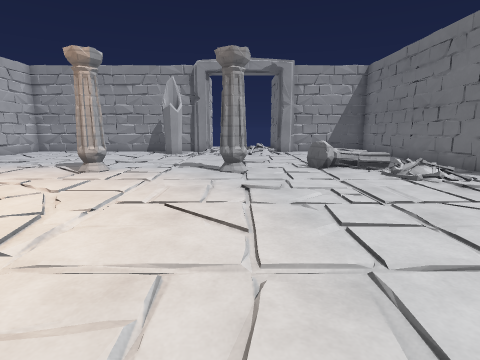
[1] (above)

17 first-person views from a walk through a level from a Godot 3-D game. The camera is 1.3 m above the floor, tilts 10° down and sees 80° across. Doors that lead somewhere are drawn open, without their leaves. The floor is counted in squares, 1 m on a side. Each view is taken from the middle of a square. On the plan, view 1 faces up. The plan holds only what a view shows up to about 13 squares ahead; the rest is blank. Surface patterns are stand-ins for the level's own textures.

[2]
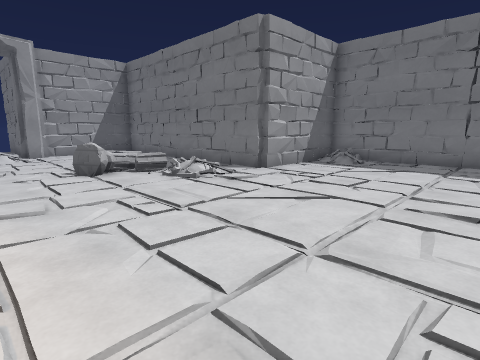

[3]
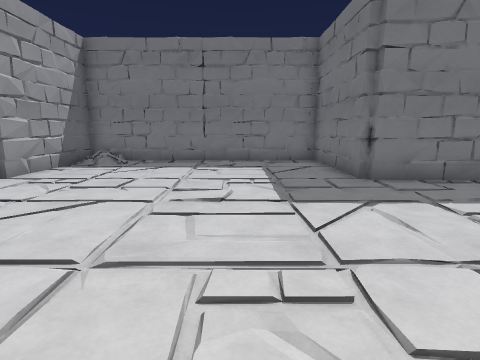

[4]
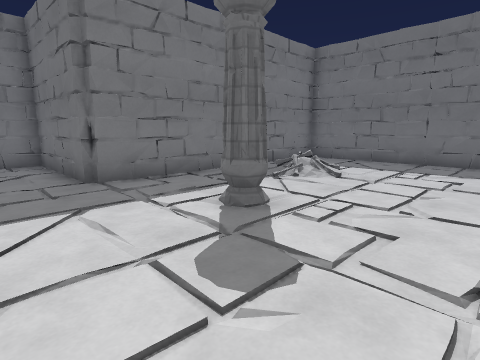

[5]
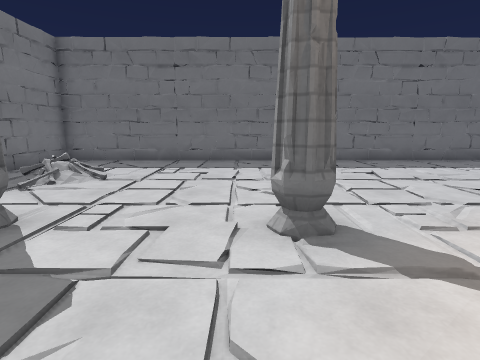

[6]
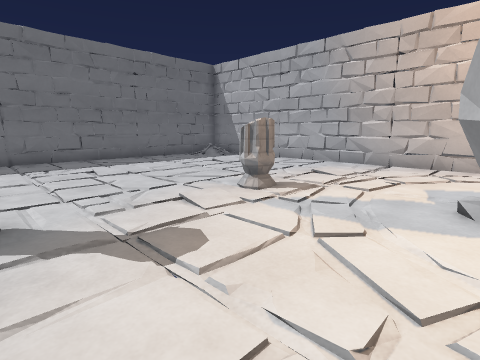

[7]
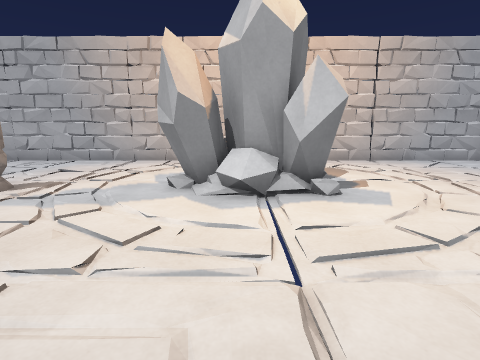

[8]
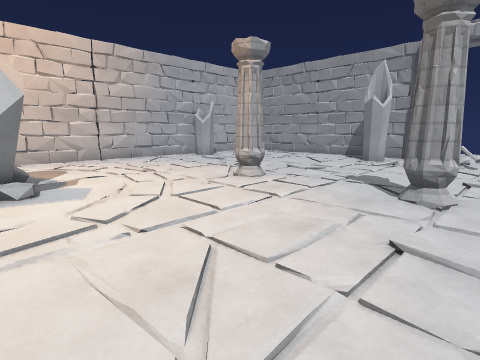

[9]
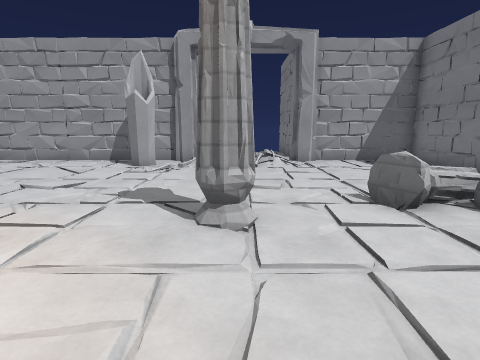

[10]
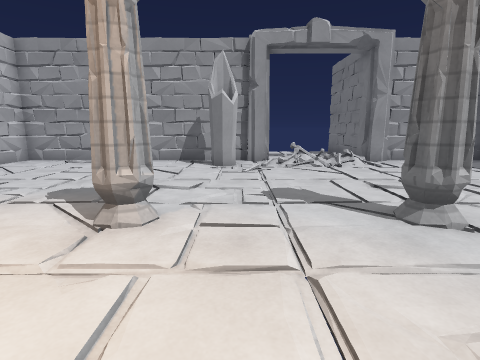

[11]
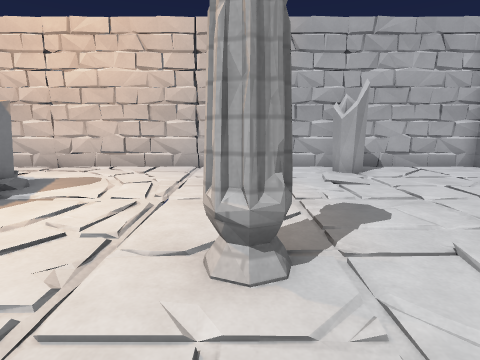

[12]
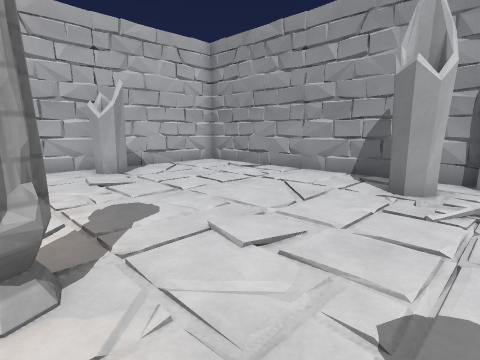

[13]
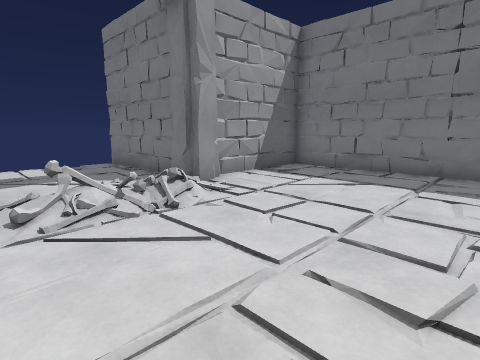

[14]
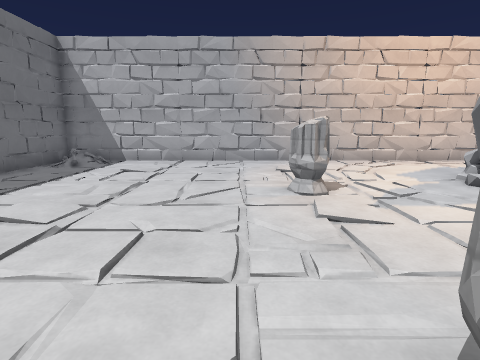

[15]
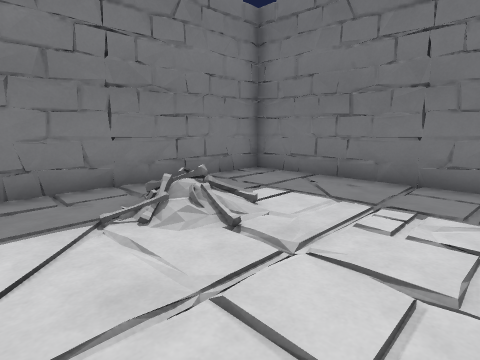

[16]
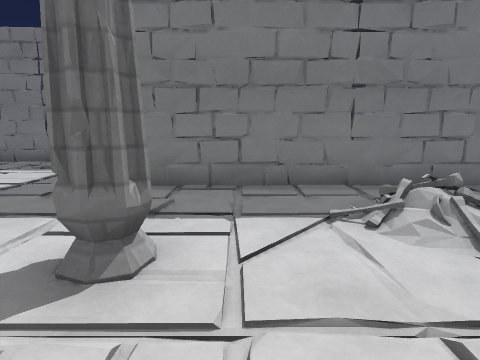

[17]
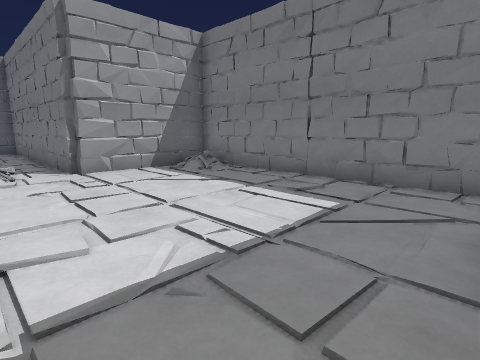

### Floor plan
Points are (right, up) in squares from view 1. A wall is a line through its corners. A room is listed if a view was taken in it or the views show most of it. See-through windows are left out.
Room 1 (views 1, 2, 3, 4, 5, 6, 7, 8, 9, 10, 11, 12, 13, 14, 15, 16, 17)
walls: (7.4, -2.2) (12.3, -2.2) (12.3, 7.3); (7.9, 7.4) (7.4, 7.5) (7.3, 17.5) (3, 17.1); (7.9, -2.1) (9.1, -2.2); (7.4, -4.1) (7.4, -3.5); (8.7, -2.2) (9.2, -2.2); (-12, 3.9) (-12.3, 1); (7.5, -4.3) (7.3, -2.5); (9.4, 7.3) (8.7, 7.3); (-12.3, 3.1) (-12.2, 2.3); (-12.2, 4.9) (-12.1, 4); (9.5, 7.4) (7.9, 7.2); (7.3, 10.9) (7.4, 12.9); (-12, -0.7) (-12.3, -4.5); (7.5, 11) (7.3, 12.5); (-12.3, 8) (-12.1, 5.9); (10.6, 7.3) (10.2, 7.4); (-12, 8.7) (-12.3, 5.9); (10.3, -2.3) (11.1, -2.2); (7.4, -6.3) (7.3, -4.8); (-3.1, 15.8) (-3.3, 15.3) (-3.6, 15.2) (-3.9, 15.4) (-4.1, 15.7); (-10.6, 12) (-11, 11.8); (12.2, 0.9) (12.4, 3.1); (-10.5, 12.5) (-10.8, 12); (12.3, 5.9) (12.3, 6.5); (12.4, 5.6) (12.2, 7.3) (7.4, 7.3); (12.5, 0.5) (12.2, 4.1); (12.3, -0.5) (12.4, 0); (-12.2, -5.1) (-12.1, -6); (-1.8, 16.9) (-2.7, 16.9); (12.3, -1.4) (12.2, 0.1); (-12.2, 11.5) (-12.1, 10.9); (-12, -5.9) (-12.3, -8.7); (2.5, 16.8) (2.2, 17.4); (-2.6, 17.3) (-12, 17.3) (-12.2, 15); (-12.1, 12.2) (-12.2, 11); (3.3, 16.9) (2.2, 16.9); (7.4, 15) (7.3, 16.9); (7.3, -9.2) (7.5, -6.9); (-5.6, 17.3) (-6.3, 17.3); (7.5, -9.4) (7.3, -7.6); (-5.7, 17.4) (-7.1, 17.3); (4.3, 17.3) (3.7, 17.3); (7.4, 15.9) (7.5, 16.5); (0.7, -12.4) (2.9, -12.2); (2.7, -12.1) (4.6, -12.3); (-5, -12.1) (-2.9, -12.3); (-4.7, -12.4) (-3.8, -12.2); (-5.8, -12.1) (-5.4, -12.4); (7.4, -10.5) (7.5, -10); (4.3, -12.1) (6.5, -12.3); (3.7, -12.3) (6.2, -12.1); (-6.3, -12.3) (-5.7, -12.2); (-7.1, -12.2) (-5.8, -12.3); (5.1, -12.3) (5.6, -12.2); (7.3, 17.3) (3.1, 17.3); (-12.2, -10) (-12.1, -10.9); (-10.5, 17.4) (-12, 17.3); (-10.7, 17.3) (-11.2, 17.3); (7.4, -12.2) (7.4, -2.2); (-9.6, -12.3) (-8.8, -12.2); (-10, -12.1) (-7.9, -12.3); (-12.3, 16.5) (-12, 14); (-12.1, 17.3) (-12.1, -12.2) (-10.5, -12.3); (-11.2, -12.3) (-10.7, -12.2); (-12.1, -12.2) (7.4, -12.2)
low walls: (-12.2, -0.5) (-12.1, -1); (-12, -2.4) (-12.2, -3.3); (-1.4, -12.2) (-0.9, -12.3); (2.5, -12.1) (3.5, -12.3); (-7.5, -12.1) (-6.5, -12.3)
ways out: open door at (0.6, 17.6)
objects: bones (-11, -11) to (-11, -10); gem (-7, 2) to (-5, 3); pillar (-6, -4) to (-6, -3); pillar (-5, 9) to (-4, 9); bones (-3, 14); pillar (-1, -4); pillar (-1, 9) to (0, 9); bones (-1, 15); bones (1, 16); pillar (3, -4) to (4, -3); pillar (3, 10); bones (5, -6); bones (5, 9); bones (6, -9); bones (11, 6)

Positions as (right, up) in squares from view 1, and headings:
1: (0, 0), facing up
2: (0, 1), facing up-right
3: (0, 1), facing right
4: (0, 0), facing down-right
5: (0, 0), facing down
6: (-1, 1), facing down-left
7: (0, 2), facing left
8: (1, 3), facing up-left
9: (0, 5), facing up
10: (-3, 5), facing up
11: (-2, 9), facing left
12: (-2, 9), facing up-left
13: (-2, 11), facing up-right
14: (0, -5), facing left
15: (1, -5), facing down-right
16: (1, -5), facing right
17: (5, -2), facing up-right
